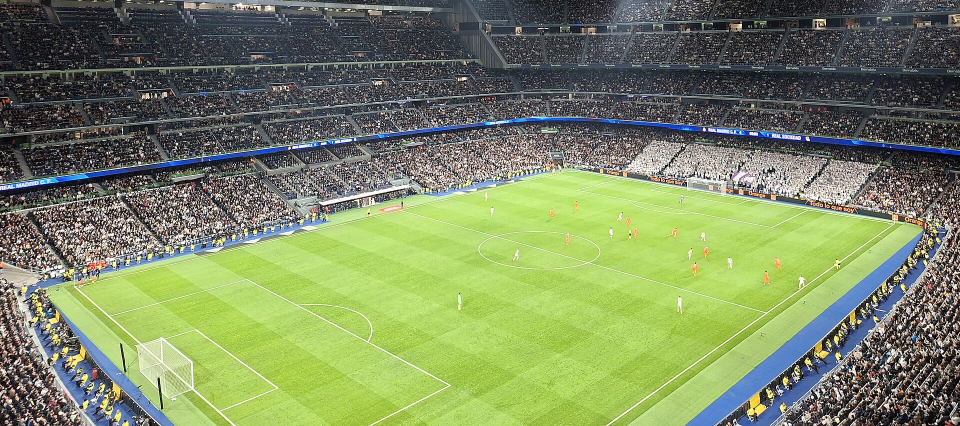
#> input picture figures/backgrounds/bernabeu.jpg, 1920 x 852 px (shown at 1/2 size)
$ python social_card.py
#> lines starting #> are read from the running program, lines starting #| are printed output that depends on the picture
### src/style.py
"""One look for every chart and the slide deck, picked by THEME below (or env var RM_THEME):
  "editorial" (default) sports-desk report: warm paper, near-black ink, serif headlines, gold only for Real Madrid
  "club"                match-analysis report: deep navy, metallic gold for Real Madrid, condensed sports type
  "terminal"            near-black panels, gold/amber headers, monospaced numbers, thin grid
  "paper"               white background, black ink: journal / research-paper figures
Real Madrid is always GOLD; rivals and "everyone else" are NAVY (light steel blue on the dark theme) and GREY.
Matplotlib uses setup() (called on import); Plotly uses plotly_template(); the deck uses DECK.
"""
import os

import matplotlib

matplotlib.use("Agg")
import matplotlib.pyplot as plt  # noqa: E402
from matplotlib.colors import LinearSegmentedColormap  # noqa: E402

THEME = os.environ.get("RM_THEME", "editorial")
SERIF = ["Source Serif 4", "Georgia", "Cambria", "serif"]
MONO = ["IBM Plex Mono", "JetBrains Mono", "Menlo", "Consolas", "DejaVu Sans Mono", "monospace"]
SANS = ["IBM Plex Sans", "Inter", "Helvetica Neue", "Arial", "DejaVu Sans", "sans-serif"]
SOURCE = "Data: Transfermarkt via transfermarkt-datasets; authors' calculations"

if THEME == "editorial":
    MONO = ["Times New Roman", "Times", "serif"]          # one classic typeface for everything
    SANS = MONO
    SERIF = MONO
    BG, PANEL, GRIDC = "#2b211b", "#352a22", "#4d3f33"          # warm dark brown, a lighter brown panel
    INK, INK2, MUTED, ACCENT = "#f5ede2", "#e0d3c1", "#b3a28c", "#ef5350"   # cream text, red accent
    GOLD, NAVY, GREY, LIGHT = "#e53935", "#8db4dc", "#b2a99c", "#5c4c3f"    # GOLD = the Real Madrid colour (red here)
    RIVALS = {131: "#a78bda", 13: "#4db6ac"}            # Barcelona purple, Atletico teal (Real Madrid is red)
    UP, DOWN = "#66bb6a", "#7fa7d6"                     # DOWN is slate blue so it never looks like Real Madrid
    SEQ = [[0, "#2b211b"], [0.35, "#5d3b33"], [0.7, "#b4544c"], [1, "#f5ddc8"]]
elif THEME == "club":
    MONO = ["Barlow Condensed", "Bahnschrift", "Arial Narrow", "Segoe UI", "Arial", "sans-serif"]   # numbers + labels
    SANS = ["Barlow", "Segoe UI", "Helvetica Neue", "Arial", "sans-serif"]
    BG, PANEL, GRIDC = "#0b1626", "#111f33", "#22334b"
    INK, INK2, MUTED, ACCENT = "#f3f5f9", "#b9c4d4", "#7f8ca1", "#d4af37"
    GOLD, NAVY, GREY, LIGHT = "#d4af37", "#6fa3d8", "#8c99ab", "#3b4b63"
    RIVALS = {131: "#b5487a", 13: "#e0634a"}            # Barcelona, Atletico
    UP, DOWN = "#3cb371", "#e05252"
    SEQ = [[0, "#0e1b2e"], [0.35, "#1f4a78"], [0.7, "#6f93bf"], [1, "#d4af37"]]
elif THEME == "terminal":
    BG, PANEL, GRIDC = "#0a0d12", "#111720", "#222a35"
    INK, INK2, MUTED, ACCENT = "#e8e8e8", "#b4bac4", "#78818d", "#FEBE10"
    GOLD, NAVY, GREY, LIGHT = "#FEBE10", "#5fa8ff", "#8a94a3", "#3a4452"
    RIVALS = {131: "#e0457b", 13: "#ff6b4a"}            # Barcelona, Atletico
    UP, DOWN = "#2fd08b", "#ff4d4d"
    SEQ = [[0, "#0d1622"], [0.35, "#1d4e7e"], [0.7, "#6b8fb8"], [1, "#FEBE10"]]
else:
    BG, PANEL, GRIDC = "#ffffff", "#ffffff", "#e6e5e1"
    INK, INK2, MUTED, ACCENT = "#0b0b0b", "#52514e", "#8a8984", "#1B2A49"
    GOLD, NAVY, GREY, LIGHT = "#FEBE10", "#1B2A49", "#455A64", "#B0BEC5"
    RIVALS = {131: "#A50044", 13: "#CB3524"}
    UP, DOWN = "#2E7D32", "#C62828"
    SEQ = [[0, "#fff7dc"], [0.45, "#FEBE10"], [1, "#1B2A49"]]
CMAP = LinearSegmentedColormap.from_list("rm_seq", [c for _, c in SEQ])


def setup():
    plt.rcParams.update({
        "figure.dpi": 110, "savefig.dpi": 220, "savefig.bbox": "tight",
        "figure.facecolor": BG, "axes.facecolor": PANEL, "savefig.facecolor": BG,
        "axes.spines.top": False, "axes.spines.right": False, "axes.edgecolor": GRIDC, "axes.linewidth": 0.8,
        "axes.labelcolor": INK2, "xtick.color": INK2, "ytick.color": INK2, "text.color": INK,
        "axes.titlecolor": ACCENT, "axes.grid": True, "grid.color": GRIDC, "grid.linewidth": 0.6,
        "axes.titleweight": "bold", "axes.titlesize": 11.5, "axes.titlelocation": "left", "lines.linewidth": 1.8,
        "legend.frameon": False, "legend.labelcolor": INK2, "font.size": 9.5,
        "font.family": "monospace" if THEME == "terminal" else "sans-serif", "font.monospace": MONO, "font.sans-serif": SANS,
        "axes.prop_cycle": matplotlib.cycler(color=[NAVY, GREY, UP, DOWN, GOLD]),   # gold is reserved for Real Madrid
        "patch.edgecolor": BG, "boxplot.flierprops.markeredgecolor": INK2,
    })


def source(fig):
    """Source line, bottom-right, on every saved figure."""
    fig.text(0.995, 0.003, SOURCE, ha="right", va="bottom", fontsize=6.5, color=MUTED)


def css_family(fonts):
    """A CSS font-family list; names with spaces are quoted (an unquoted 'Source Sans 3' is invalid CSS)."""
    return ", ".join(f"'{f}'" if " " in f else f for f in fonts)


# [12 lines left out: function plotly_template, not called in this run]


DECK = dict(serif=SERIF, bg=BG, panel=PANEL, grid=GRIDC, ink=INK, ink2=INK2, muted=MUTED, accent=ACCENT,
            c1=GOLD, c2=NAVY, c3=GREY, mono=MONO, sans=SANS, theme=THEME)

setup()

### src/social_card.py
"""The 1280x640 GitHub social preview (repo Settings > General > Social preview):   python -m src.social_card
Writes docs/img/github_social.png: title, method tags and the stadium photo, in the deck's colours (src/style.py)."""
from pathlib import Path

from PIL import Image, ImageDraw, ImageFont

from src.style import BG, GRIDC, INK, INK2, MUTED, PANEL, GOLD as RED

ROOT = Path(__file__).resolve().parents[1]
OUT = ROOT / "docs" / "img" / "github_social.png"
W, H, PHOTO_W, FADE = 1280, 640, 560, 300
TAGS = ["Bayesian inference", "MCMC", "Monte Carlo", "Poisson", "Regression"]


def rgb(hex_colour: str) -> tuple:
    return tuple(int(hex_colour[i:i + 2], 16) for i in (1, 3, 5))


def font(bold: bool, size: int):
    for name in (("timesbd.ttf", "LiberationSerif-Bold.ttf") if bold else ("times.ttf", "LiberationSerif-Regular.ttf")):
        try:
            return ImageFont.truetype(name, size)
        except OSError:
            continue
    return ImageFont.load_default()


def main():
    img = Image.new("RGB", (W, H), rgb(BG))
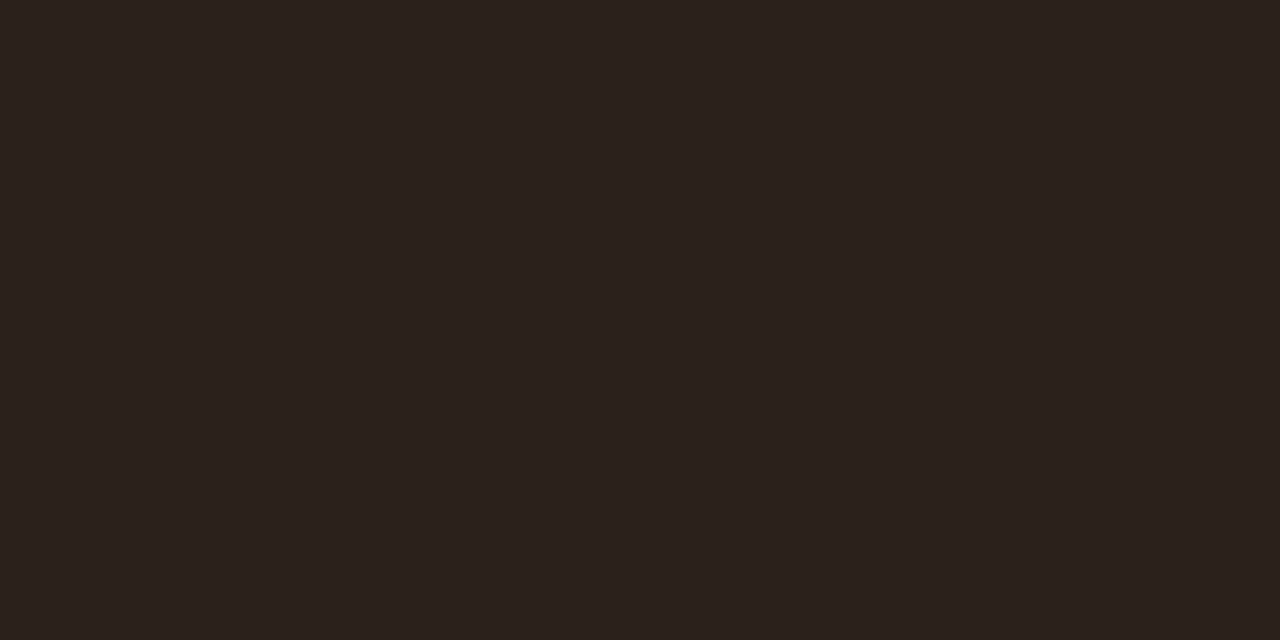
#> img: PIL image 1280x640 RGB; mean R, G, B 43, 33, 27
    photo = Image.open(ROOT / "figures" / "backgrounds" / "bernabeu.jpg").convert("RGB")
#> photo is the input picture: PIL image 1920x852 RGB; mean R, G, B 122.3, 136.3, 98
    photo = photo.resize((int(photo.width * H / photo.height), H))
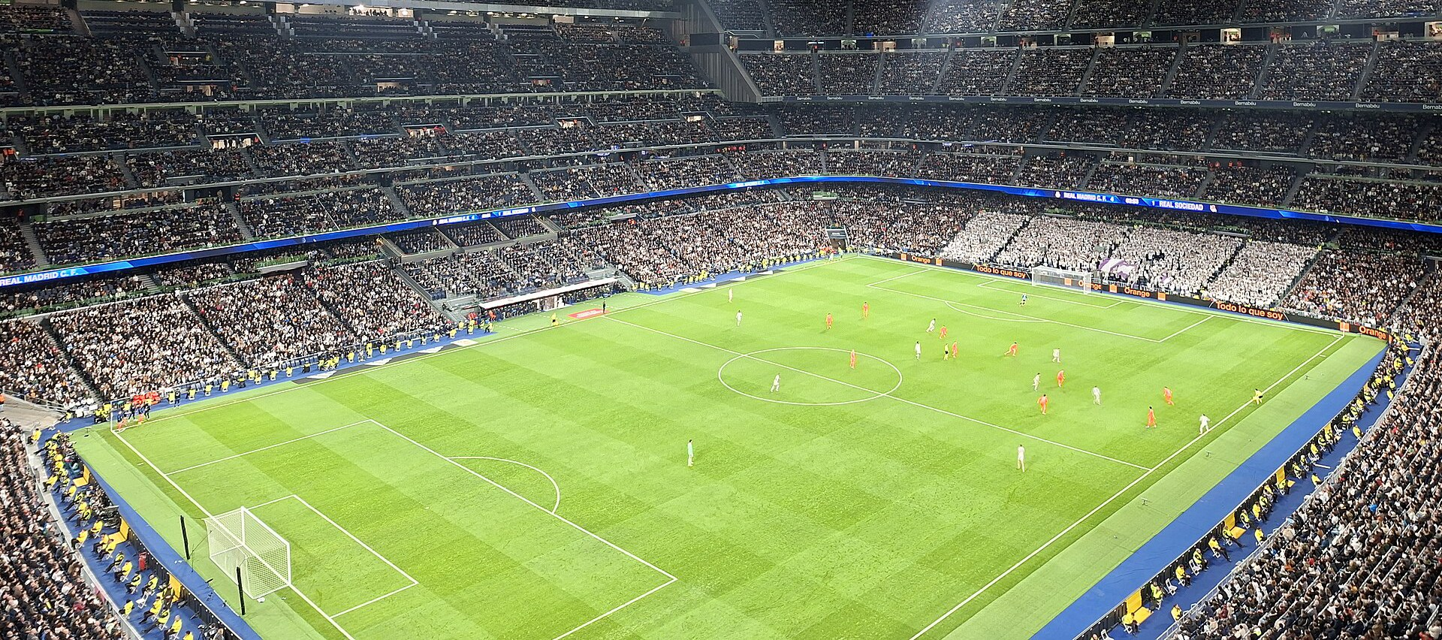
#> photo: PIL image 1442x640 RGB; mean R, G, B 122.3, 136.3, 98
    photo = photo.crop((photo.width - PHOTO_W, 0, photo.width, H))
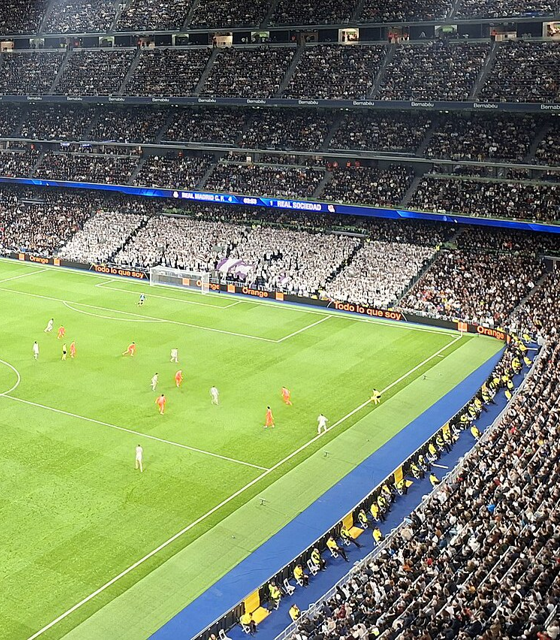
#> photo: PIL image 560x640 RGB; mean R, G, B 117.8, 130.5, 98.2
    img.paste(photo, (W - PHOTO_W, 0))
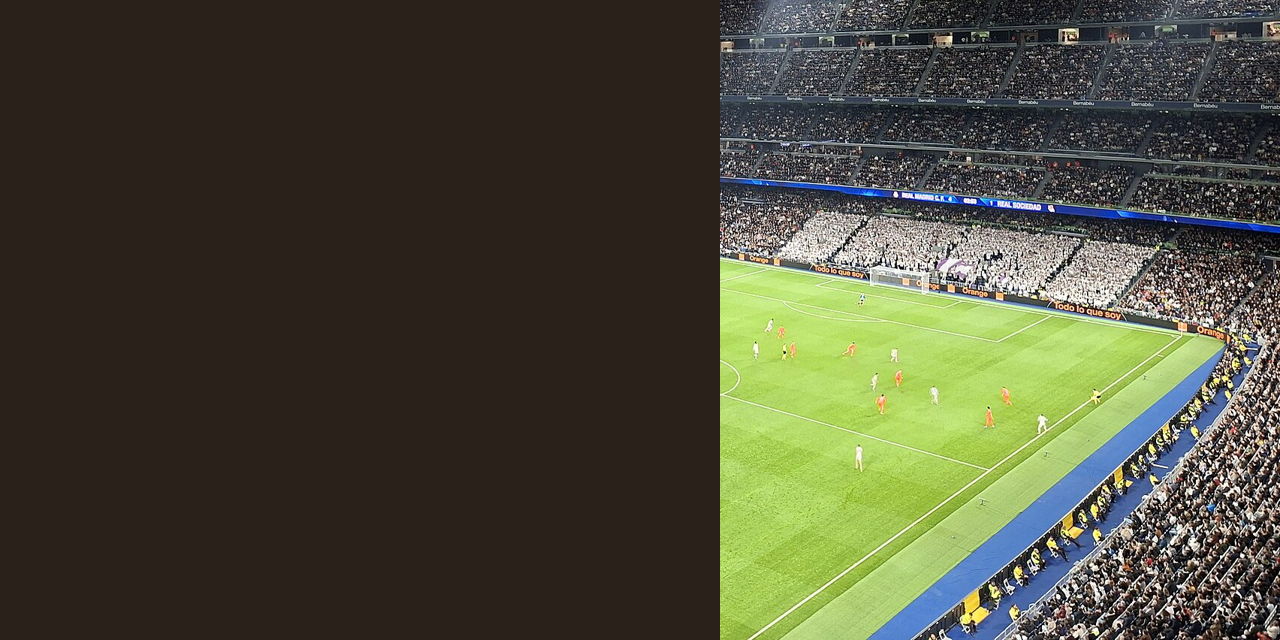
#> img: PIL image 1280x640 RGB; mean R, G, B 75.7, 75.6, 58.2
    fade = Image.new("L", (PHOTO_W, 1))                                    # brown on the photo's left edge, clear after FADE px
    fade.putdata([max(0, int(255 * (1 - x / FADE))) for x in range(PHOTO_W)])
    fade = fade.resize((PHOTO_W, H))
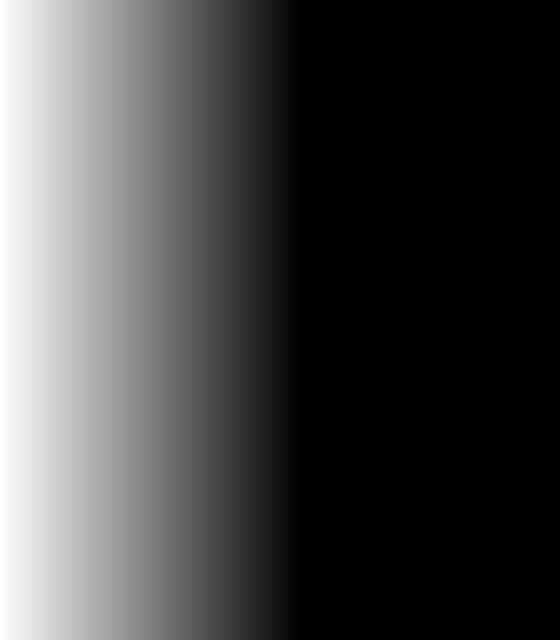
#> fade: PIL image 560x640 L; min 0, max 255, mean 68.3
    img.paste(Image.new("RGB", (PHOTO_W, H), rgb(BG)), (W - PHOTO_W, 0), fade)
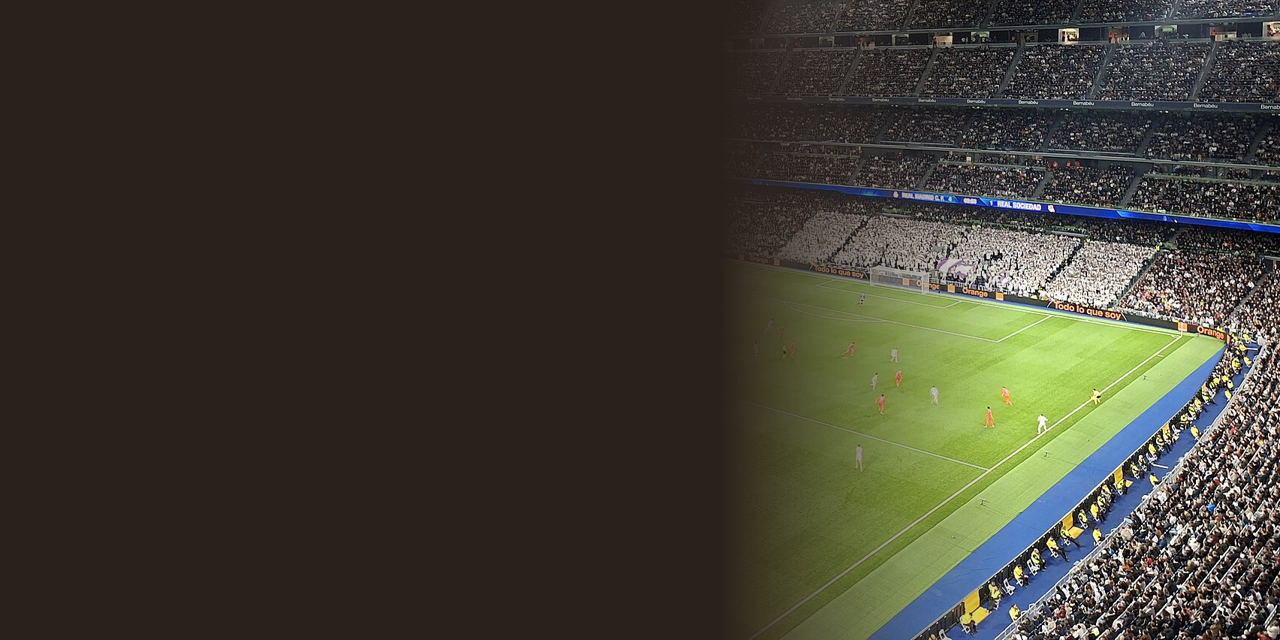
#> img: PIL image 1280x640 RGB; mean R, G, B 64.5, 60.8, 49.5

    d = ImageDraw.Draw(img)
    red, cream, ink2, muted = rgb(RED), rgb(INK), rgb(INK2), rgb(MUTED)
    d.rectangle((64, 58, 184, 66), fill=red)
    d.text((64, 92), "ML 221 APPLIED PROBABILITY  /  FINAL PROJECT", font=font(True, 22), fill=red)
    d.text((64, 140), "Does money buy wins?", font=font(True, 68), fill=cream)
    d.text((64, 224), "Bayesian inference and MCMC", font=font(True, 50), fill=cream)
    d.text((64, 284), "at Real Madrid", font=font(True, 50), fill=cream)
    x, y, f = 64, 374, font(False, 24)
    for tag in TAGS:
        w = d.textlength(tag, font=f)
        d.rounded_rectangle((x, y, x + w + 28, y + 42), radius=21, outline=red, width=2, fill=rgb(PANEL))
        d.text((x + 14, y + 8), tag, font=f, fill=cream)
        x += w + 40
#> this loop made 5 passes
#> (w, x) on passes 1 to 5: (229.3, 333.3), (74.94, 448.2), (145.1, 633.3), (89.88, 763.2), (131.3, 934.5)
#> after the loop, x = 934.5
    d.line((64, 468, 560, 468), fill=rgb(GRIDC), width=2)
    d.text((64, 486), "Do Thai Toan", font=font(True, 32), fill=cream)
    d.text((64, 532), "Live interactive deck  ·  12 La Liga seasons  ·  Transfermarkt data", font=font(False, 24), fill=ink2)
    d.text((64, 594), "Stadium photo: Badefa, CC0, Wikimedia Commons", font=font(False, 16), fill=muted)
    img.save(OUT, optimize=True)
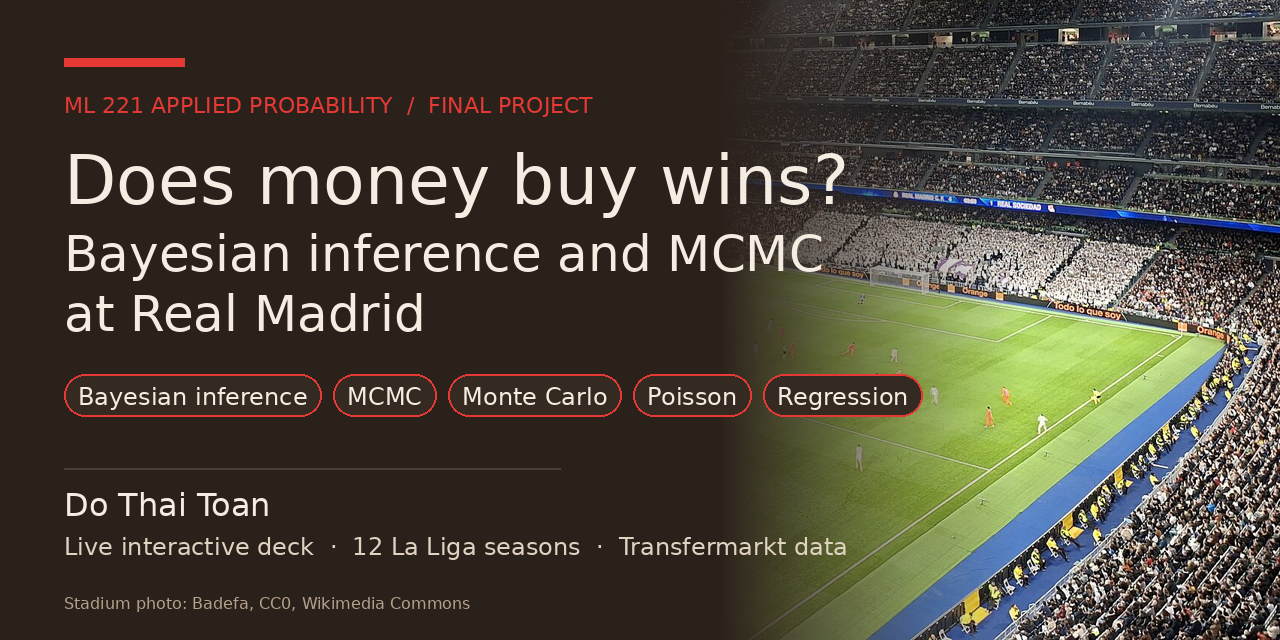
#> saved as github_social.png: PIL image 1280x640 RGB; mean R, G, B 73.5, 68.2, 57
    print(f"wrote {OUT.relative_to(ROOT)} ({OUT.stat().st_size // 1024} KB)")


if __name__ == "__main__":
    main()
